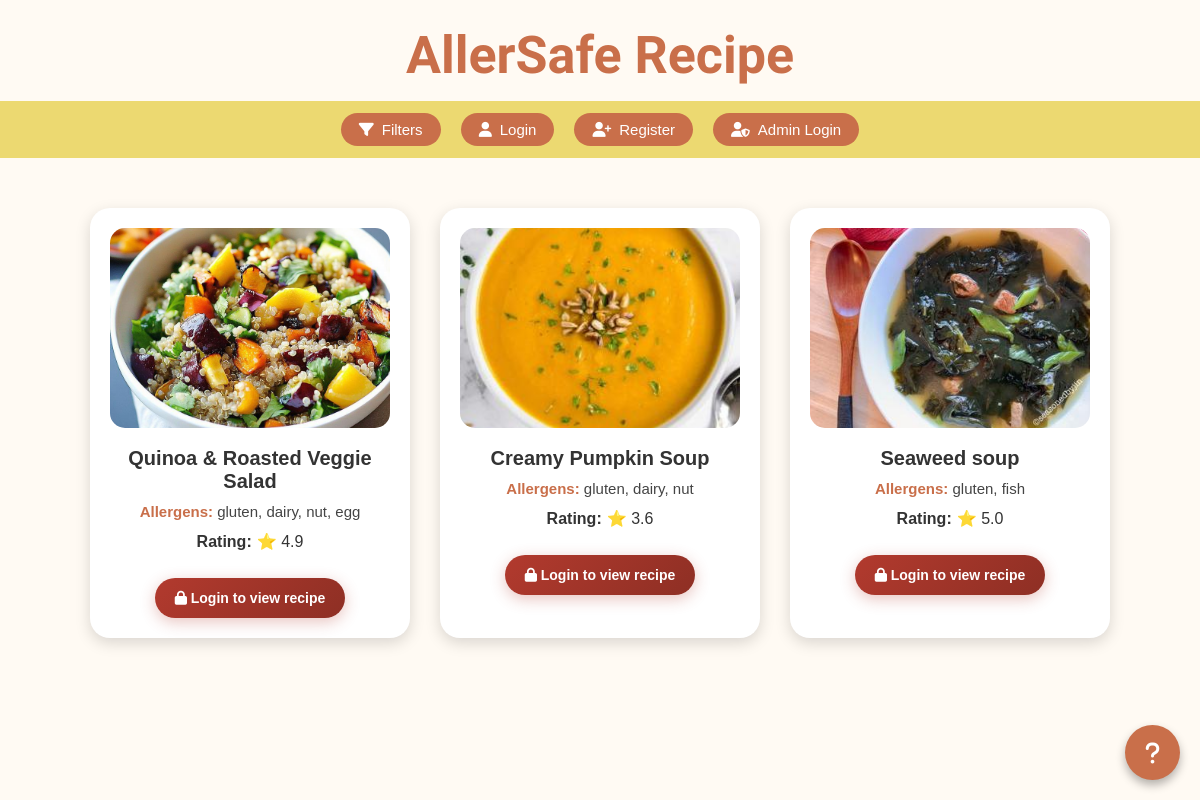
The page /AllerSafe/main on the database as committed earlier.
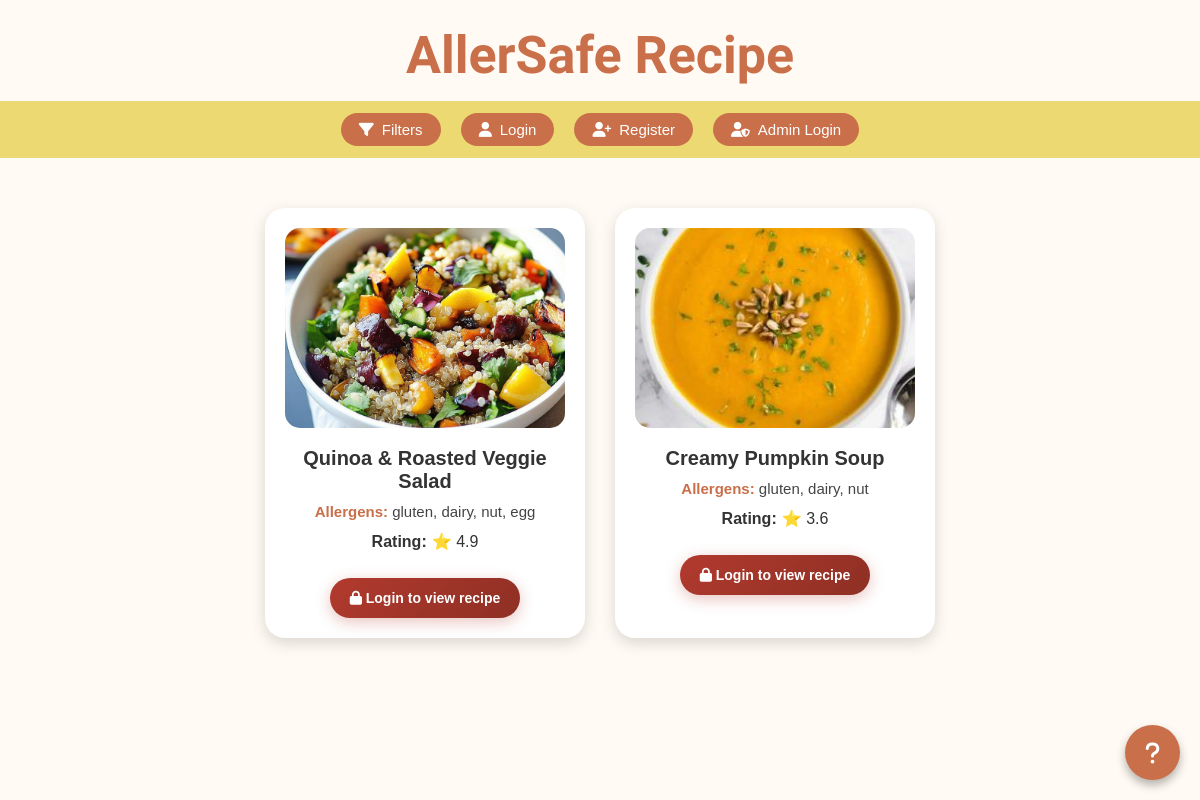
The same page on the database as committed later.
### app.py (models this page shows)
class Recipe(db.Model):
    id = db.Column(db.Integer, primary_key=True)
    name = db.Column(db.String(100), nullable=False)
    allergens = db.Column(db.String(200), nullable=False, default="")
    instruction = db.Column(db.Text, nullable=False)
    rating = db.Column(db.Float, default=0.0)
    photo = db.Column(db.String(200))
    status = db.Column(db.String(20), default='pending')  # 'pending', 'active', 'rejected'
    author_id = db.Column(db.Integer)  # User who submitted
    submitted_at = db.Column(db.DateTime, default=datetime.utcnow)
    ingredients = db.relationship('Ingredient', backref='recipe', cascade="all, delete-orphan")

### app.py (the view)
@app.route("/AllerSafe/main")
def main():
    selected_allergens = request.args.getlist("allergy")
    conn = sqlite3.connect("recipe.db")
    conn.row_factory = sqlite3.Row
    if selected_allergens:
        placeholders = " AND ".join(["allergens NOT LIKE ?"] * len(selected_allergens))
        params = [f"%{a}%" for a in selected_allergens]
        query = f"SELECT id, name, allergens, instruction, rating, photo FROM recipe WHERE {placeholders}"
        recipes = conn.execute(query, params).fetchall()
    else:
        recipes = conn.execute("SELECT id, name, allergens, instruction, rating, photo FROM recipe").fetchall()
    conn.close()
    return render_template("main.html", recipes=recipes)

### templates/main.html (shortened to what this page needs)
<!DOCTYPE html>
<html lang="en">
<head>
    <link rel="stylesheet" href="https://cdnjs.cloudflare.com/ajax/libs/font-awesome/6.5.0/css/all.min.css">
</head>
<body>
    <div class="title">
        <h1>AllerSafe Recipe</h1>
    </div>
    <div class="navbar">
        <div class="links">
            <a href="javascript:void(0)" id="filterBtn"><i class="fas fa-filter"></i> Filters</a>
            <a href="{{ url_for('login_user') }}"><i class="fas fa-user"></i> Login</a>
            <a href="{{ url_for('register') }}"><i class="fas fa-user-plus"></i> Register</a>
            <a href="{{ url_for('login') }}"><i class="fas fa-user-shield"></i> Admin Login</a>
        </div>
    </div>
    <div class="cards">
        {% if recipes %}
            {% for recipe in recipes %}
                <div class="card">
                    {% if recipe.photo %}
                        <img src="{{ url_for('static', filename='uploads/' ~ recipe.photo) }}" alt="{{ recipe.name }}">
                    {% else %}
                        <img src="https://images.unsplash.com/photo-1546554137-f86b9593a222?w=400&h=300&fit=crop" alt="Default recipe image">
                    {% endif %}
                    <h2>{{ recipe.name }}</h2>
                    <p><strong>Allergens:</strong> {{ recipe.allergens }}</p>
                    <div class="rating">
                        <strong>Rating:</strong> <span>⭐ {{ recipe.rating }}</span>
                    </div>
                    {% if session.user %}
                        <a href="{{ url_for('recipe_details', recipe_id=recipe.id) }}" class="view-recipe-btn">
                            View Full Recipe
                        </a>
                    {% else %}
                        <a href="{{ url_for('login_user') }}" class="login-prompt-btn">
                            <i class="fas fa-lock"></i> Login to view recipe
                        </a>
                    {% endif %}
                </div>
            {% endfor %}
        {% else %}
            <p class="no-recipes">No recipes available 😢</p>
        {% endif %}
    </div>
    <a href="{{ url_for('manual') }}" id="ManualBtn" title="Manual">
        <i class="fas fa-question"></i>
    </a>
</body>
</html>

### templates/main.html (style rules this page uses)
body { font-family: Arial, sans-serif; background-color: #fffaf3; margin: 0; padding: 0; }
.title { text-align: center; padding: 25px 0 15px 0; }
.title h1 { font-family: 'Great Vibes', cursive; font-size: 52px; color: #c96f4a; margin: 0; }
.navbar { background-color: #ecd971; display: flex; justify-content: center; align-items: center; padding: 12px 0; }
.navbar .links { display: flex; align-items: center; gap: 20px; }
.navbar a { text-decoration: none; color: white; background: #c96f4a; padding: 8px 18px; border-radius: 25px; font-size: 15px; display: flex; align-items: center; gap: 8px; transition: background 0.3s; }
.cards { display: flex; justify-content: center; gap: 30px; margin: 50px 20px; flex-wrap: wrap; }
.card { background: white; border-radius: 20px; padding: 20px; width: 280px; text-align: center; box-shadow: 0px 5px 15px rgba(0,0,0,0.15); transition: transform 0.2s; }
.card img { width: 100%; height: 200px; object-fit: cover; border-radius: 15px; }
.card h2 { font-size: 20px; color: #333; margin: 15px 0 10px 0; }
.card p { font-size: 15px; color: #444; margin: 8px 0; }
.card p strong { color: #c96f4a; }
.rating { display: flex; align-items: center; justify-content: center; gap: 5px; margin: 12px 0; font-size: 16px; color: #333; }
.view-recipe-btn, .login-prompt-btn { display: inline-block; color: white; text-decoration: none; padding: 12px 20px; border-radius: 25px; margin-top: 15px; font-size: 14px; font-weight: bold; transition: all 0.3s; cursor: pointer; }
.login-prompt-btn { background: linear-gradient(135deg, #b23a2e 0%, #8e2f24 100%); box-shadow: 0 4px 15px rgba(178, 58, 46, 0.3); }
#ManualBtn { position: fixed; bottom: 20px; right: 20px; background-color: #c96f4a; color: white; border: none; border-radius: 50%; width: 55px; height: 55px; font-size: 24px; cursor: pointer; box-shadow: 0 5px 10px rgba(0,0,0,0.3); z-index: 1000; display: flex; align-items: center; justify-content: center; text-decoration: none; transition: background 0.3s; }

Rows that differ between the two databases and show on the page:
removed Recipe: photo (picture), name "Seaweed soup", allergens "gluten, fish", rating "5.0"
